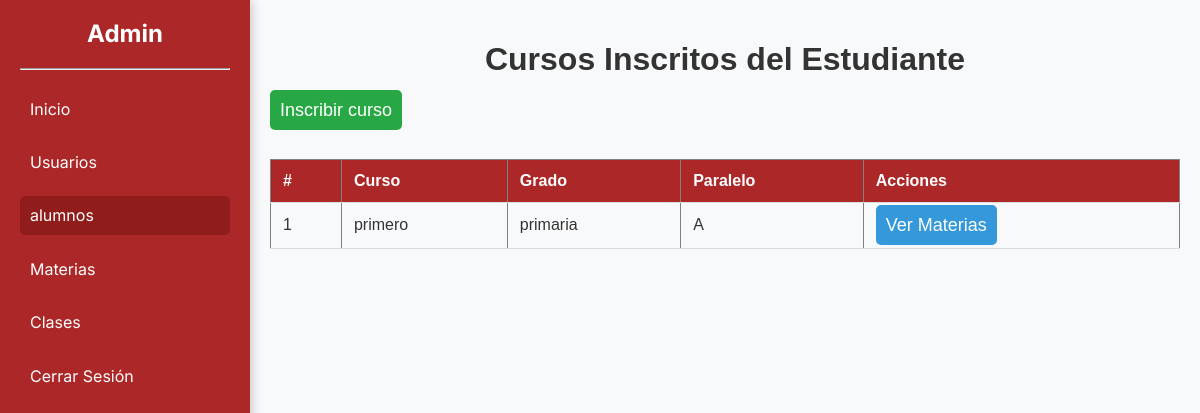
/admin/alumnos/clasesinscritas.php?id=1 (signed in), run on the app's committed database.
### tables this page shows
create table grado (
id INT AUTO_INCREMENT PRIMARY KEY,
    curso varchar(255) NOT NULL,
    grado varchar(255) NOT NULL,
    paralelo varchar(2) NOT NULL,
    id_alumno int,
    FOREIGN KEY (id_alumno ) REFERENCES Alumno(id)
        ON DELETE CASCADE
        ON UPDATE CASCADE

);

### admin/alumnos/clasesinscritas.php (the view, shortened to what this page needs)
<?php
require __DIR__.'/../template/header.php';
$id_alumno = isset($_GET['id']) ? intval($_GET['id']) : 0;
$query = "SELECT id, curso, grado, paralelo FROM grado WHERE id_alumno = ?";
$stmt = $conexion->prepare($query);
$stmt->bind_param('i', $id_alumno);
$stmt->execute();
$result = $stmt->get_result();
?>
<div class="main-content">
    <h1>Cursos Inscritos del Estudiante</h1>
    <div class="btn-container">
        <a href="../grados/crear.php?id=<?php echo $id_alumno; ?>" class="btn btn-success">Inscribir curso</a>
    </div>
    <br>
    <table border="1" cellpadding="10" cellspacing="0">
        <thead>
            <tr>
                <th>#</th>
                <th>Curso</th>
                <th>Grado</th>
                <th>Paralelo</th>
                <th>Acciones</th>
            </tr>
        </thead>
        <tbody>
            <?php if ($result->num_rows > 0):
                $c = 1; ?>
                <?php while($row = $result->fetch_assoc()): ?>
                    <tr>
                        <td><?php echo $c++; ?></td>
                        <td><?php echo $row['curso']; ?></td>
                        <td><?php echo $row['grado']; ?></td>
                        <td><?php echo $row['paralelo']; ?></td>
                        <td>
                            <a href="../incribirmateria/mostrar.php?id_alumno=<?php echo $_GET['id']; ?>&id_grado=<?php echo $row['id']; ?>" class="btn btn-primary">Ver Materias</a>
                        </td>
                    </tr>
                <?php endwhile; ?>
            <?php else: ?>
                <tr>
                    <td colspan="5">No se encontraron grados para este estudiante.</td>
                </tr>
            <?php endif; ?>
        </tbody>
    </table>
</div>
<?php
require '../template/footer.php';
?>

### css/dasboard.css (style rules this page uses)
:root { --primary-color: #AC2727; --dark-primary: #911c1c; --negro: #000000; --blanco: #ffffff; --text-color: #333333; --button-color: #28a745; --font-family: 'Inter', sans-serif; --font-secundary: "Josefin Sans", sans-serif; }
* { margin: 0; padding: 0; box-sizing: border-box; }
a { text-decoration: none; }
body { font-family: var(--font-family); color: var(--text-color); height: 100vh; overflow: hidden; }
.main-content { flex: 1; padding: 20px; margin-left: 250px; height: 100vh; overflow-y: auto; }
table { width: 100%; border-collapse: collapse; }
table th, table td { padding: 12px; text-align: left; border-bottom: 1px solid #ddd; }
table th { background-color: var(--primary-color); color: white; }
.btn { padding: 6px 12px; color: white; text-decoration: none; border-radius: 4px; margin-right: 5px; }
.btn-primary { background-color: #3498db !important; }
.btn-container { margin-bottom: 20px; }
.btn-success { background-color: var(--button-color); padding: 10px 20px; color: white; text-decoration: none; border-radius: 5px; transition: background-color 0.3s ease; }
h1 { text-align: center; margin-bottom: 20px; font-size: 24px; }
.btn { width: 100%; padding: 10px; background-color: #28a745; color: #fff; border: none; border-radius: 5px; font-size: 18px; cursor: pointer; }
.main-content { padding: 20px; font-family: 'Arial', sans-serif; background-color: #f8f9fa; }

### data on the page
grado: curso "primero", grado "primaria", paralelo "A"
